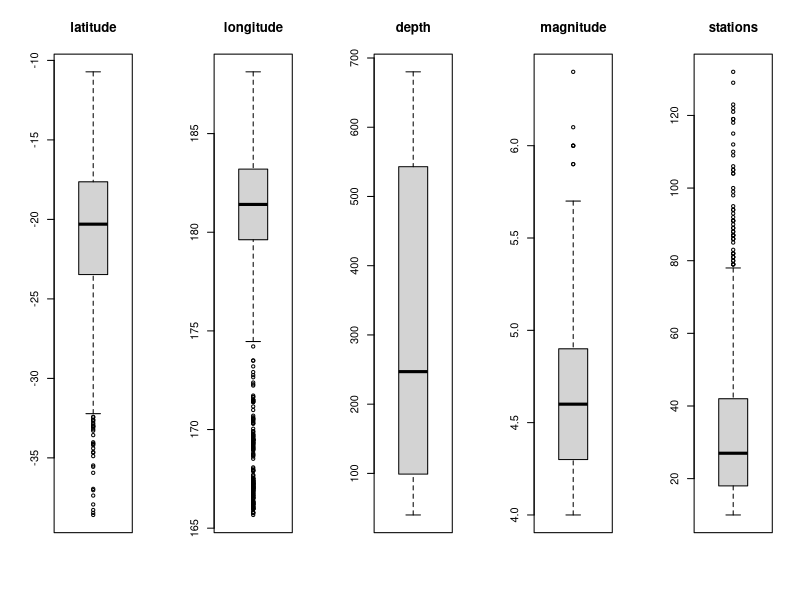
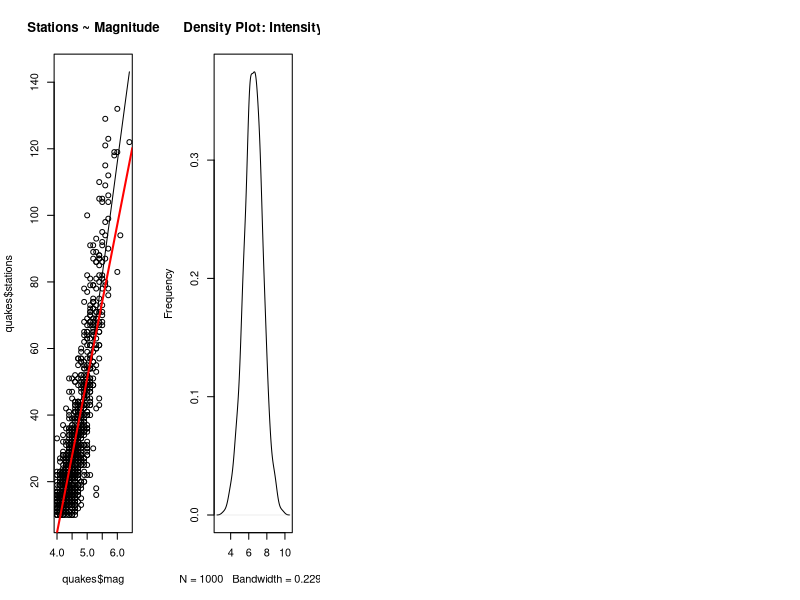

R code for these plots, in order: (Note: this script raises an error after producing the figures.)
myQuakes = quakes
summary(quakes)

lats = quakes$lat             #lats = latitudinile
longs = quakes$long           #longs = lungitudinile
depths = quakes$depth         #depths = adancimile
mags = quakes$mag             #mags = magnitudinile
stationss = quakes$stations   #stationss = statiunile


# QUARTILES

latsQuantile = quantile(lats)
longsQuantile = quantile(longs)
depths_quantile = quantile(depths)
mags_quantile = quantile(mags)
stations_quantile = quantile(stationss)


# MEAN (media efectiva)

lats_mean = mean(lats)
longs_mean = mean(longs)
depths_mean = mean(depths)
mags_mean = mean(mags)
stations_mean = mean(stationss)

# VARIANCES

lats_var = var(lats)
longs_var = var(longs)
depths_var = var(depths)
mags_var = var(mags)
stations_var = var(stationss)

#BOXPLOTS 
par(mfrow=c(1,5))
lats_boxplot = boxplot(lats,main="latitude")
longs_boxplot = boxplot(longs,main="longitude")
depths_boxplot = boxplot(depths,main="depth")
mags_boxplot = boxplot(mags,main="magnitude")
stations_vboxplot = boxplot(stationss,main="stations")


#REGRESIA SIIMPLA


scatter.smooth(x=quakes$mag, y=quakes$stations, main="Stations ~ Magnitude")

#coreelatia dintre magnitudine si nr de statii
cor(quakes$mag, quakes$stations) # 0.8511824

#construim modelul
simple <- lm(stations~mag, data=quakes)  # build linear regression model on full data
AIC(simple) #7726.676
BIC(simple) #7741.399
print(simple)
abline(-180.42, 46.28, col="red", lwd = 2)

summary(simple)


#REGRESIE MULTIPLA


#generam cu rnorm datele unei noi variabile: intensity (Mercalli) ( variaza intre 1 si 12)
set.seed(100)
intensity<-rnorm(1000,6.5,1)
plot(density(intensity), main="Density Plot: Intensity", ylab="Frequency") 

#construim modelul
multiple <- lm(stations~intensity + depth, data=quakes)
AIC(multiple) #9010.728
BIC(multiple) #9030.359
print(multiple)
summary(multiple)


#preziceri pentru primul model


set.seed(100)  # setting seed to reproduce results of random sampling
trainingRowIndex <- sample(1:nrow(quakes), 0.8*nrow(quakes))  # row indices for training data
trainingData <- quakes[trainingRowIndex, ]  # model training data
testData  <- quakes[-trainingRowIndex, ]   # test data
#print(testData)
#print(trainingData)

lmMod <- lm(stations~mag, data=trainingData)  # build the model
stationsPred <- predict(lmMod, testData)  # predict distance

summary (lmMod) 
correlation_accuracy <- cor(actuals_preds) #0.8666185
actuals_preds <- data.frame(cbind(actuals=testData$stations, predicteds=stationsPred))
head(actuals_preds)


#repartitia f

par(mfrow=c(1,2))
x_df <- seq(0, 5, by = 0.01)
y_df11 <- df(x_df, df1 = 1, df2=1)  
y_df100100 <- df(x_df, df1 = 100, df2=100)
y_df52 <- df(x_df, df1 = 5, df2=2)  
plot(y_df11, main="Functia de masa",type="l")    
lines(y_df100100, col="magenta")
lines(y_df52, col="blue")

x_pf <- seq(0, 5, by = 0.01)
y_pf11 <- pf(x_pf, df1 = 1, df2=1)      
y_pf100100 <- pf(x_pf, df1 = 100, df2=100)
y_pf52 <- pf(x_pf, df1 = 5, df2=2)
plot(y_pf11, main="Functia de rapartitie", type="l", ylim=c(0, 1.5))
lines(y_pf100100, col="magenta")
lines(y_pf52, col="blue")


